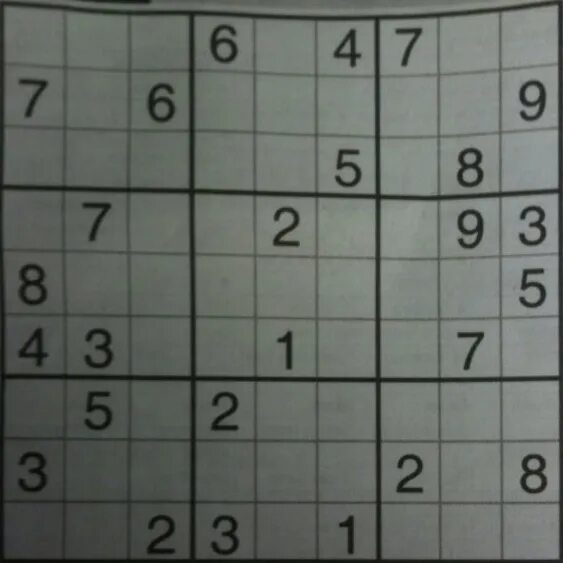
#> input picture src/images/test3.jpeg, 563 x 563 px, found by its file name
$ python hough_2.py
#> lines starting #> are read from the running program, lines starting #| are printed output that depends on the picture; after the words box and inside, x2 and y2 are one past the last pixel; in counts of white or black regions, pixels touching at a corner belong together
import cv2
import numpy as np

image = cv2.imread('test3.jpeg')
#> image is the input picture: shape (563, 563, 3); mean B, G, R 98.5, 104.3, 99.1
gray = cv2.cvtColor(image, cv2.COLOR_BGR2GRAY)

thresh = cv2.threshold(gray, 0, 255,cv2.THRESH_BINARY_INV + cv2.THRESH_OTSU)[1]
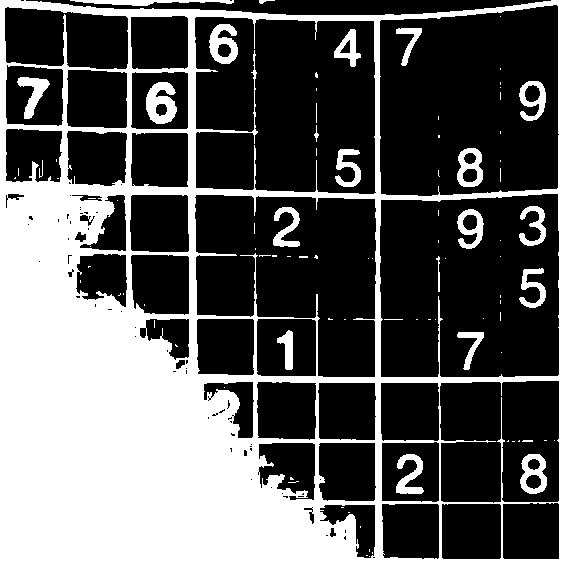
#> thresh: shape (563, 563); 35.7% white; 92 white regions (68 under 20 px), largest, box (x1, y1, x2, y2) and area: (0, 0, 563, 563) 103468, (146, 82, 177, 124) 859, (209, 24, 238, 64) 706
kernel = cv2.getStructuringElement(cv2.MORPH_ELLIPSE, (9,9))
close = cv2.morphologyEx(thresh, cv2.MORPH_CLOSE, kernel, iterations=3)
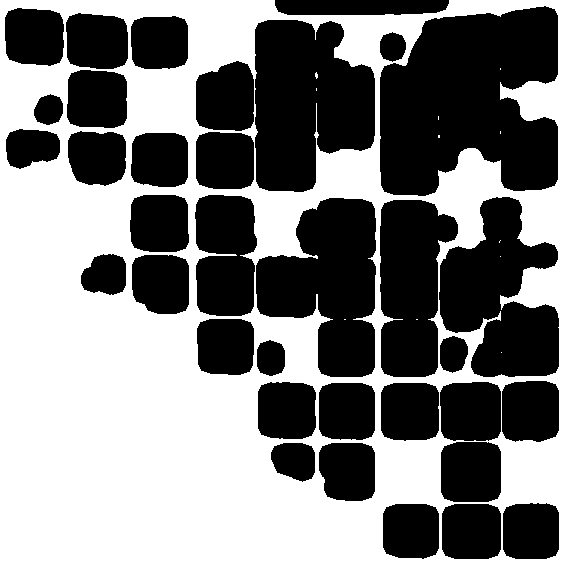
#> close: shape (563, 563); 49.1% white; 12 white regions (11 under 20 px), largest, box (x1, y1, x2, y2) and area: (0, 0, 563, 563) 155653
minLineLength = 550
maxLineGap = 70
lines = cv2.HoughLinesP(close,1,np.pi/180,100,minLineLength,maxLineGap)
#> lines = 232 rows, first 6: [0, 221, 341, 562], [0, 520, 206, 314], [0, 514, 202, 312], [72, 562, 261, 373], [0, 504, 197, 307], [0, 237, 325, 562]
for line in lines:
    for x1,y1,x2,y2 in line:
        cv2.line(image,(x1,y1),(x2,y2),(36,255,12),3)
#> this loop made 232 passes
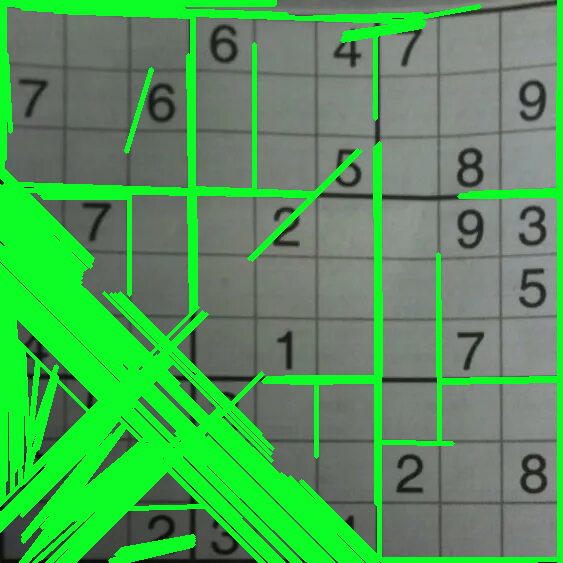
#> image: shape (563, 563, 3); mean B, G, R 88.6, 154.3, 82.2
cv2.imshow('thresh', thresh)
cv2.imshow('close', close)
cv2.imshow('image', image)
cv2.waitKey()

$ run again, with src/images/hough_test.jpg copied over src/images/test3.jpeg
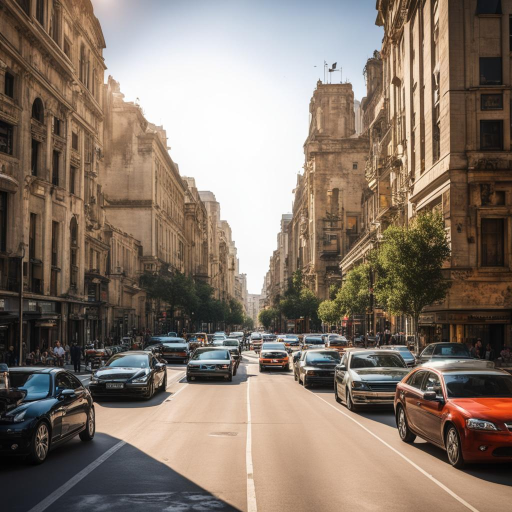
#> input picture src/images/hough_test.jpg, 1024 x 1024 px, found by its file name (shown at 1/2 size)
#> image is the input picture: shape (1024, 1024, 3); mean B, G, R 106.9, 119.2, 133.7
#> `thresh = cv2.threshold(gray, 0, 255,cv2.THRESH_BINARY_INV + cv2.THRESH..`:
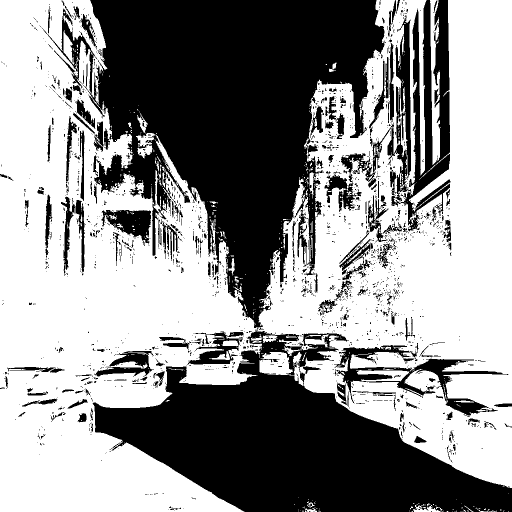
#> thresh: shape (1024, 1024) (shown at 1/2 size); 57.3% white; 1875 black regions (1633 under 20 px), largest, box (x1, y1, x2, y2) and area: (84, 0, 769, 660) 213989, (185, 659, 1024, 1024) 143871, (802, 0, 901, 463) 20350
#> close: shape (1024, 1024); 69.2% white; 6 black regions, box (x1, y1, x2, y2) and area: (182, 0, 768, 602) 184136, (190, 739, 1024, 1024) 133318, (259, 311, 313, 370) 2315, (871, 83, 898, 143) 1433, (233, 424, 271, 456) 894, (853, 718, 889, 747) 812
#> lines = 1445 rows, first 6: [534, 573, 1023, 84], [98, 1023, 242, 879], [359, 765, 1023, 101], [203, 812, 471, 544], [540, 530, 1023, 47], [561, 488, 1023, 26]
#> the loop `for line in lines:` made 1445 passes
#> after the loop `for line in lines:`:
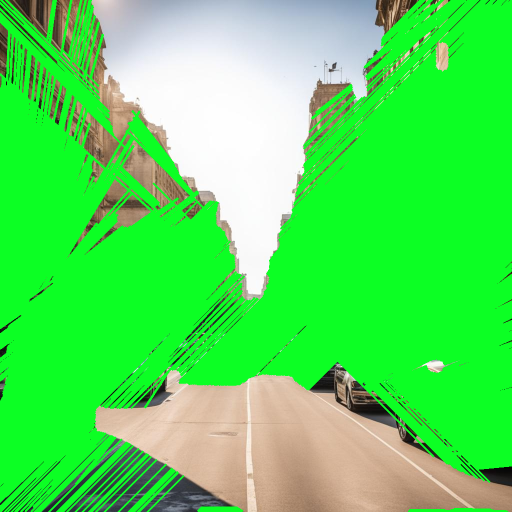
#> image: shape (1024, 1024, 3) (shown at 1/2 size); mean B, G, R 89.4, 224.7, 83.9
